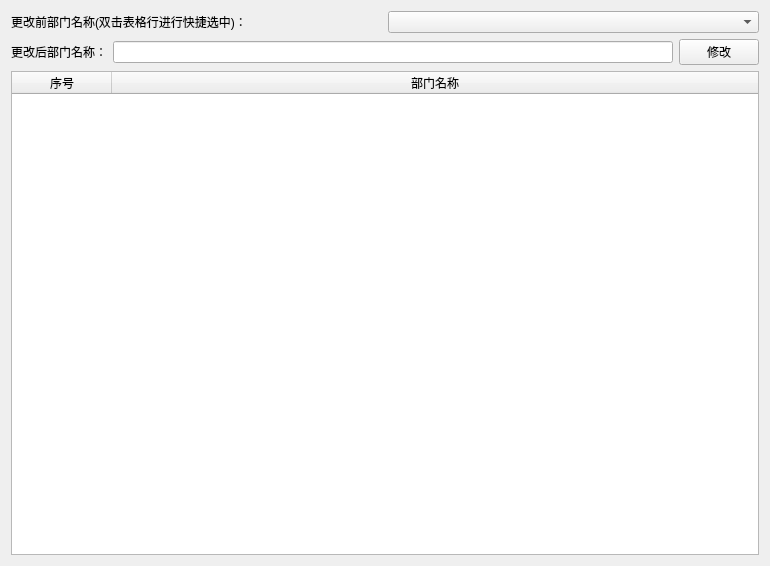
<?xml version="1.0" encoding="UTF-8"?>
<ui version="4.0">
 <class>change_department</class>
 <widget class="QWidget" name="change_department">
  <property name="geometry">
   <rect>
    <x>0</x>
    <y>0</y>
    <width>770</width>
    <height>566</height>
   </rect>
  </property>
  <property name="windowTitle">
   <string>Form</string>
  </property>
  <layout class="QVBoxLayout" name="verticalLayout">
   <item>
    <layout class="QHBoxLayout" name="horizontalLayout_2">
     <item>
      <widget class="QLabel" name="label_before">
       <property name="text">
        <string>更改前部门名称(双击表格行进行快捷选中)：</string>
       </property>
      </widget>
     </item>
     <item>
      <widget class="QComboBox" name="comboBox"/>
     </item>
    </layout>
   </item>
   <item>
    <layout class="QHBoxLayout" name="horizontalLayout">
     <item>
      <widget class="QLabel" name="label_after">
       <property name="text">
        <string>更改后部门名称：</string>
       </property>
      </widget>
     </item>
     <item>
      <widget class="QLineEdit" name="lineEdit"/>
     </item>
     <item>
      <widget class="QPushButton" name="change_button">
       <property name="text">
        <string>修改</string>
       </property>
      </widget>
     </item>
    </layout>
   </item>
   <item>
    <widget class="QTableWidget" name="tableWidget">
     <property name="selectionMode">
      <enum>QAbstractItemView::SingleSelection</enum>
     </property>
     <property name="selectionBehavior">
      <enum>QAbstractItemView::SelectRows</enum>
     </property>
     <attribute name="horizontalHeaderVisible">
      <bool>true</bool>
     </attribute>
     <attribute name="horizontalHeaderStretchLastSection">
      <bool>true</bool>
     </attribute>
     <attribute name="verticalHeaderVisible">
      <bool>false</bool>
     </attribute>
     <column>
      <property name="text">
       <string>序号</string>
      </property>
     </column>
     <column>
      <property name="text">
       <string>部门名称</string>
      </property>
     </column>
    </widget>
   </item>
  </layout>
 </widget>
 <resources/>
 <connections/>
</ui>
